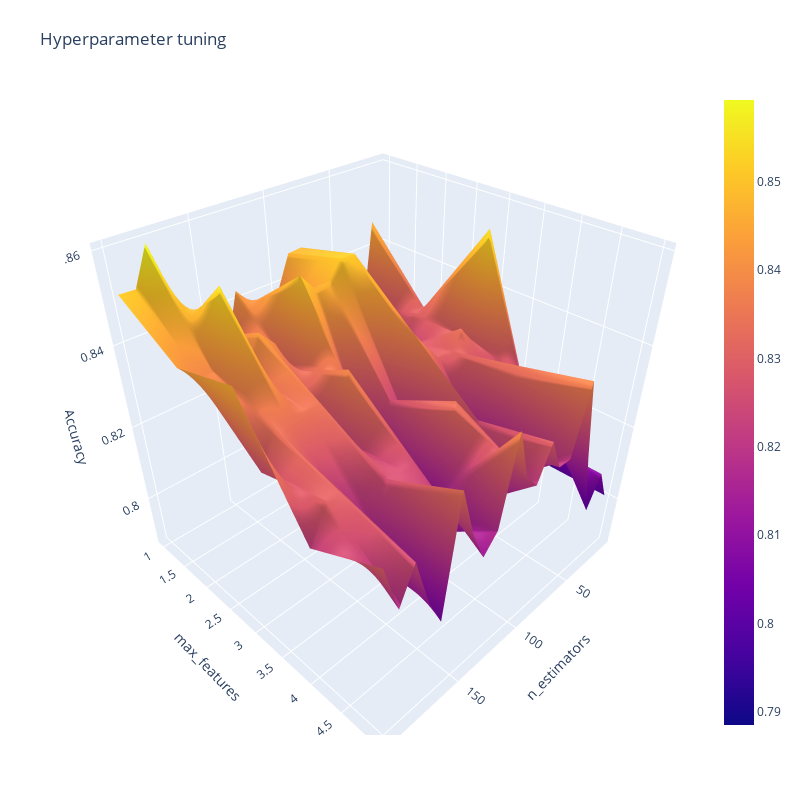

The notebook cell saved with this chart:
### Code cell
import plotly.graph_objects as go


fig = go.Figure(data= [go.Surface(z=z, y=y, x=x)], layout=layout )
fig.update_layout(title='Hyperparameter tuning',
                  scene = dict(
                    xaxis_title='n_estimators',
                    yaxis_title='max_features',
                    zaxis_title='Accuracy'),
                  autosize=False,
                  width=800, height=800,
                  margin=dict(l=65, r=50, b=65, t=90))
fig.show()

### Figure 1 — Plotly figure (JSON) as saved in the notebook; plotly's stock layout.template omitted (floating-point values rounded to 4 significant figures)
{"data": [{"type": "surface", "x": [10, 20, 30, 40, 50, 60, 70, 80, 90, 100, 110, 120, 130, 140, 150, 160, 170, 180, 190, 200], "y": [1, 2, 3, 4, 5], "z": [[0.8219, 0.8468, 0.8221, 0.8094, 0.8344, 0.8386, 0.8345, 0.847, 0.8468, 0.8386, 0.8302, 0.8385, 0.8428, 0.8302, 0.8344, 0.8304, 0.8386, 0.8593, 0.8509, 0.8511], [0.8053, 0.8302, 0.8301, 0.8219, 0.826, 0.8261, 0.8304, 0.851, 0.8511, 0.8469, 0.8469, 0.851, 0.8303, 0.8386, 0.8426, 0.8345, 0.8553, 0.8387, 0.8387, 0.8427], [0.7885, 0.8552, 0.8301, 0.8344, 0.8304, 0.8302, 0.8344, 0.8386, 0.8221, 0.8262, 0.8095, 0.8262, 0.8386, 0.822, 0.8345, 0.8344, 0.8344, 0.8344, 0.8262, 0.8469], [0.8009, 0.8095, 0.8262, 0.8096, 0.8343, 0.8054, 0.8179, 0.8262, 0.8054, 0.8344, 0.8137, 0.8053, 0.826, 0.8262, 0.8262, 0.8179, 0.8136, 0.8303, 0.8304, 0.8219], [0.801, 0.8094, 0.8013, 0.8179, 0.8385, 0.8219, 0.822, 0.8303, 0.8219, 0.8261, 0.8386, 0.8179, 0.8137, 0.8219, 0.8344, 0.8054, 0.8136, 0.8261, 0.8179, 0.8302]]}], "layout": {"autosize": false, "height": 800, "margin": {"b": 65, "l": 65, "r": 50, "t": 90}, "scene": {"xaxis": {"title": {"text": "n_estimators"}}, "yaxis": {"title": {"text": "max_features"}}, "zaxis": {"title": {"text": "Accuracy"}}}, "title": {"text": "Hyperparameter tuning"}, "width": 800, "xaxis": {"title": {"text": "n_estimators"}}, "yaxis": {"title": {"text": "max_features"}}}}
